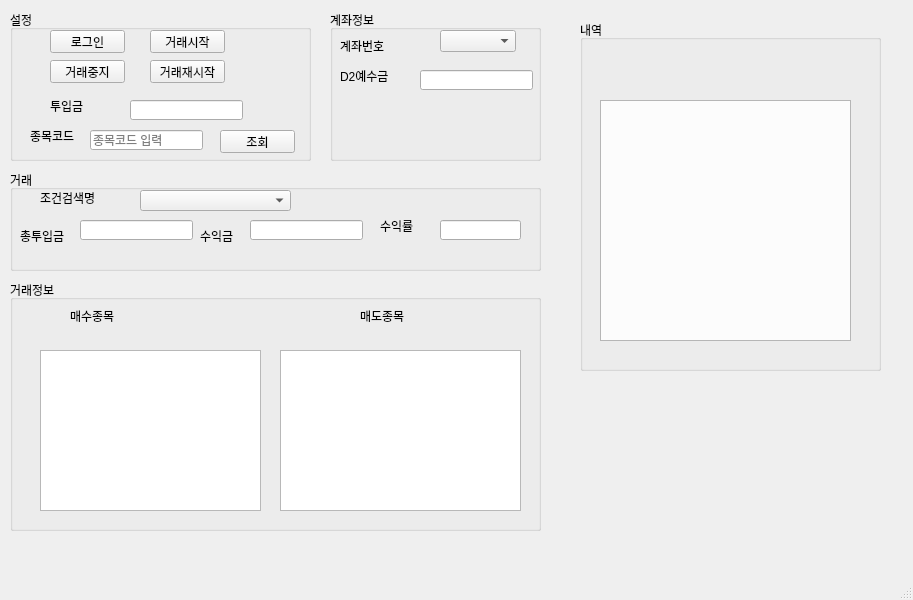
<?xml version="1.0" encoding="UTF-8"?>
<ui version="4.0">
 <class>MainWindow</class>
 <widget class="QMainWindow" name="MainWindow">
  <property name="geometry">
   <rect>
    <x>0</x>
    <y>0</y>
    <width>913</width>
    <height>600</height>
   </rect>
  </property>
  <property name="windowTitle">
   <string>주식매매</string>
  </property>
  <widget class="QWidget" name="centralwidget">
   <widget class="QPushButton" name="pushButton">
    <property name="geometry">
     <rect>
      <x>-180</x>
      <y>230</y>
      <width>75</width>
      <height>23</height>
     </rect>
    </property>
    <property name="text">
     <string>PushButton</string>
    </property>
   </widget>
   <widget class="QPlainTextEdit" name="plainTextEdit_list">
    <property name="geometry">
     <rect>
      <x>600</x>
      <y>100</y>
      <width>251</width>
      <height>241</height>
     </rect>
    </property>
   </widget>
   <widget class="QGroupBox" name="groupBox_setting">
    <property name="geometry">
     <rect>
      <x>10</x>
      <y>10</y>
      <width>301</width>
      <height>151</height>
     </rect>
    </property>
    <property name="title">
     <string>설정</string>
    </property>
    <widget class="QPushButton" name="pushButton_login">
     <property name="geometry">
      <rect>
       <x>40</x>
       <y>20</y>
       <width>75</width>
       <height>23</height>
      </rect>
     </property>
     <property name="text">
      <string>로그인</string>
     </property>
    </widget>
    <widget class="QLineEdit" name="lineEdit_code">
     <property name="geometry">
      <rect>
       <x>80</x>
       <y>120</y>
       <width>113</width>
       <height>20</height>
      </rect>
     </property>
     <property name="placeholderText">
      <string>종목코드 입력</string>
     </property>
    </widget>
    <widget class="QLabel" name="label_code">
     <property name="geometry">
      <rect>
       <x>20</x>
       <y>120</y>
       <width>56</width>
       <height>12</height>
      </rect>
     </property>
     <property name="text">
      <string>종목코드</string>
     </property>
    </widget>
    <widget class="QPushButton" name="pushButton_search">
     <property name="geometry">
      <rect>
       <x>210</x>
       <y>120</y>
       <width>75</width>
       <height>23</height>
      </rect>
     </property>
     <property name="text">
      <string>조회</string>
     </property>
    </widget>
    <widget class="QPushButton" name="pushButton_start">
     <property name="geometry">
      <rect>
       <x>140</x>
       <y>20</y>
       <width>75</width>
       <height>23</height>
      </rect>
     </property>
     <property name="text">
      <string>거래시작</string>
     </property>
    </widget>
    <widget class="QPushButton" name="pushButton_pause">
     <property name="geometry">
      <rect>
       <x>40</x>
       <y>50</y>
       <width>75</width>
       <height>23</height>
      </rect>
     </property>
     <property name="text">
      <string>거래중지</string>
     </property>
    </widget>
    <widget class="QPushButton" name="pushButton_restart">
     <property name="geometry">
      <rect>
       <x>140</x>
       <y>50</y>
       <width>75</width>
       <height>23</height>
      </rect>
     </property>
     <property name="text">
      <string>거래재시작</string>
     </property>
    </widget>
    <widget class="QLabel" name="label_insert">
     <property name="geometry">
      <rect>
       <x>40</x>
       <y>90</y>
       <width>56</width>
       <height>12</height>
      </rect>
     </property>
     <property name="text">
      <string>투입금</string>
     </property>
    </widget>
    <widget class="QLineEdit" name="lineEdit_insert">
     <property name="geometry">
      <rect>
       <x>120</x>
       <y>90</y>
       <width>113</width>
       <height>20</height>
      </rect>
     </property>
    </widget>
   </widget>
   <widget class="QGroupBox" name="groupBox_account">
    <property name="geometry">
     <rect>
      <x>330</x>
      <y>10</y>
      <width>211</width>
      <height>151</height>
     </rect>
    </property>
    <property name="title">
     <string>계좌정보</string>
    </property>
    <widget class="QLabel" name="label_accountNo">
     <property name="geometry">
      <rect>
       <x>10</x>
       <y>30</y>
       <width>56</width>
       <height>12</height>
      </rect>
     </property>
     <property name="text">
      <string>계좌번호</string>
     </property>
    </widget>
    <widget class="QComboBox" name="comboBox_accountNo">
     <property name="geometry">
      <rect>
       <x>110</x>
       <y>20</y>
       <width>76</width>
       <height>22</height>
      </rect>
     </property>
    </widget>
    <widget class="QLabel" name="label_d2">
     <property name="geometry">
      <rect>
       <x>10</x>
       <y>60</y>
       <width>56</width>
       <height>12</height>
      </rect>
     </property>
     <property name="text">
      <string>D2예수금</string>
     </property>
    </widget>
    <widget class="QLineEdit" name="lineEdit_d2">
     <property name="geometry">
      <rect>
       <x>90</x>
       <y>60</y>
       <width>113</width>
       <height>20</height>
      </rect>
     </property>
    </widget>
   </widget>
   <widget class="QGroupBox" name="groupBox_trade">
    <property name="geometry">
     <rect>
      <x>10</x>
      <y>170</y>
      <width>531</width>
      <height>101</height>
     </rect>
    </property>
    <property name="title">
     <string>거래</string>
    </property>
    <widget class="QLabel" name="label_condition">
     <property name="geometry">
      <rect>
       <x>30</x>
       <y>20</y>
       <width>71</width>
       <height>16</height>
      </rect>
     </property>
     <property name="text">
      <string>조건검색명</string>
     </property>
    </widget>
    <widget class="QComboBox" name="comboBox_condition">
     <property name="geometry">
      <rect>
       <x>130</x>
       <y>20</y>
       <width>151</width>
       <height>21</height>
      </rect>
     </property>
    </widget>
    <widget class="QLabel" name="label_totalInsert">
     <property name="geometry">
      <rect>
       <x>10</x>
       <y>60</y>
       <width>56</width>
       <height>12</height>
      </rect>
     </property>
     <property name="text">
      <string>총투입금</string>
     </property>
    </widget>
    <widget class="QLineEdit" name="lineEdit_totalInsert">
     <property name="geometry">
      <rect>
       <x>70</x>
       <y>50</y>
       <width>113</width>
       <height>20</height>
      </rect>
     </property>
    </widget>
    <widget class="QLabel" name="label_profit">
     <property name="geometry">
      <rect>
       <x>190</x>
       <y>60</y>
       <width>56</width>
       <height>12</height>
      </rect>
     </property>
     <property name="text">
      <string>수익금</string>
     </property>
    </widget>
    <widget class="QLineEdit" name="lineEdit_profit">
     <property name="geometry">
      <rect>
       <x>240</x>
       <y>50</y>
       <width>113</width>
       <height>20</height>
      </rect>
     </property>
    </widget>
    <widget class="QLabel" name="label_ratio">
     <property name="geometry">
      <rect>
       <x>370</x>
       <y>50</y>
       <width>56</width>
       <height>12</height>
      </rect>
     </property>
     <property name="text">
      <string>수익률</string>
     </property>
    </widget>
    <widget class="QLineEdit" name="lineEdit_ratio">
     <property name="geometry">
      <rect>
       <x>430</x>
       <y>50</y>
       <width>81</width>
       <height>20</height>
      </rect>
     </property>
    </widget>
   </widget>
   <widget class="QGroupBox" name="groupBox_Info">
    <property name="geometry">
     <rect>
      <x>10</x>
      <y>280</y>
      <width>531</width>
      <height>251</height>
     </rect>
    </property>
    <property name="title">
     <string>거래정보</string>
    </property>
    <widget class="QLabel" name="label_buy">
     <property name="geometry">
      <rect>
       <x>60</x>
       <y>30</y>
       <width>56</width>
       <height>12</height>
      </rect>
     </property>
     <property name="text">
      <string>매수종목</string>
     </property>
    </widget>
    <widget class="QLabel" name="label_sell">
     <property name="geometry">
      <rect>
       <x>350</x>
       <y>30</y>
       <width>56</width>
       <height>12</height>
      </rect>
     </property>
     <property name="text">
      <string>매도종목</string>
     </property>
    </widget>
    <widget class="QPlainTextEdit" name="plainTextEdit_buyLog">
     <property name="geometry">
      <rect>
       <x>30</x>
       <y>70</y>
       <width>221</width>
       <height>161</height>
      </rect>
     </property>
    </widget>
    <widget class="QPlainTextEdit" name="plainTextEdit_sellLog">
     <property name="geometry">
      <rect>
       <x>270</x>
       <y>70</y>
       <width>241</width>
       <height>161</height>
      </rect>
     </property>
    </widget>
   </widget>
   <widget class="QGroupBox" name="groupBox_result">
    <property name="geometry">
     <rect>
      <x>580</x>
      <y>20</y>
      <width>301</width>
      <height>351</height>
     </rect>
    </property>
    <property name="title">
     <string>내역</string>
    </property>
   </widget>
   <zorder>groupBox_setting</zorder>
   <zorder>pushButton</zorder>
   <zorder>plainTextEdit_list</zorder>
   <zorder>groupBox_account</zorder>
   <zorder>groupBox_trade</zorder>
   <zorder>groupBox_Info</zorder>
   <zorder>groupBox_result</zorder>
  </widget>
  <widget class="QStatusBar" name="statusbar"/>
 </widget>
 <resources/>
 <connections/>
</ui>
